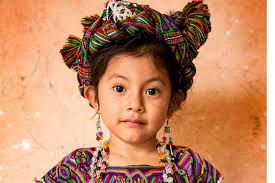
#> input picture photo.jpeg, 275 x 183 px
$ python lab1.py
#> lines starting #> are read from the running program, lines starting #| are printed output that depends on the picture; after the words box and inside, x2 and y2 are one past the last pixel; in counts of white or black regions, pixels touching at a corner belong together
import cv2

originalImage = cv2.imread('./photo.jpeg')
#> originalImage is the input picture: shape (183, 275, 3); mean B, G, R 102.2, 136.8, 193.6
grayImage = cv2.cvtColor(originalImage, cv2.COLOR_BGR2GRAY)
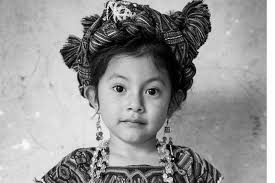
#> grayImage: shape (183, 275); min 0, max 255, mean 149.9

(thresh, blackAndWhiteImage) = cv2.threshold(grayImage, 127, 255, cv2.THRESH_BINARY)
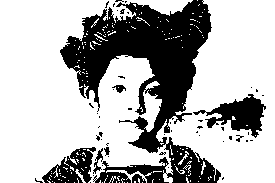
#> blackAndWhiteImage: shape (183, 275); 69.9% white; 50 black regions (42 under 20 px), largest, box (x1, y1, x2, y2) and area: (60, 0, 221, 183) 12273, (193, 94, 266, 138) 1368, (42, 147, 96, 183) 995

cv2.imshow('Black white image', blackAndWhiteImage)
cv2.imshow('Original image',originalImage)
cv2.imshow('Gray image', grayImage)

cv2.waitKey(0)
cv2.destroyAllWindows()
